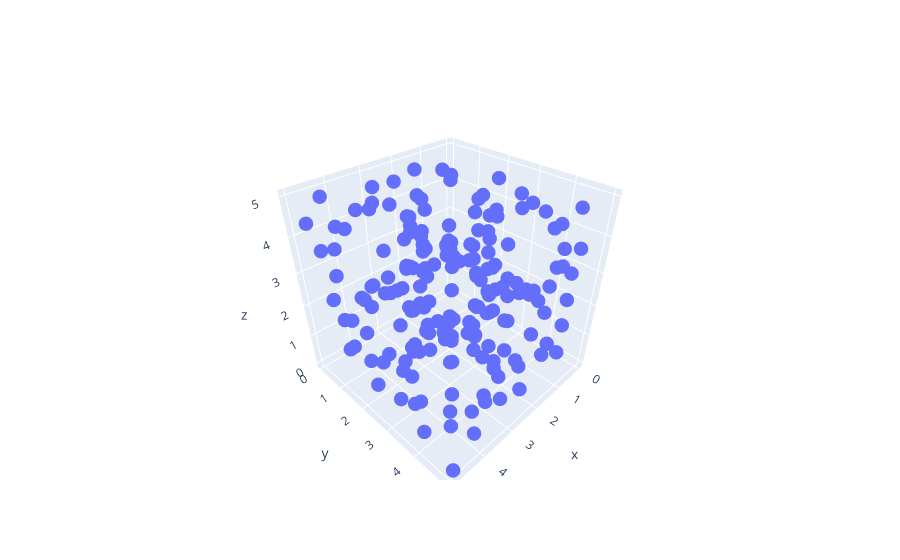

The notebook cell saved with this chart:
### Markdown cell above
### 2.1 Quench し、表示する。

### Code cell
from graphenestudio.quench import quench_particles
import plotly.graph_objects as go

r_quenched = quench_particles(r, cell, pot, dpot)
x_quenched = r_quenched @ cell


# mode='makers'を指定しないと点の間に線が引かれる
fig = go.Figure(
    data=[
        # go.Scatter3d(
        #     x=x[:, 0],
        #     y=x[:, 1],
        #     z=x[:, 2],
        #     mode="markers",
        #     marker=dict(
        #         size=6,
        #         # color=point_sum,
        #         colorscale="Viridis",
        #         # symbol=result_symbol
        #     ),
        # ),
        go.Scatter3d(
            x=x_quenched[:, 0],
            y=x_quenched[:, 1],
            z=x_quenched[:, 2],
            mode="markers",
            marker=dict(
                size=5,
                # color=point_sum,
                colorscale="Viridis",
                # symbol=result_symbol
            ),
        ),
    ]
)
fig.show()

### Figure 1 — Plotly figure (JSON) as saved in the notebook; plotly's stock layout.template omitted (floating-point values rounded to 4 significant figures; data arrays with more than 128 entries replaced by an {"elided": "..."} marker saying what was removed)
{"data": [{"marker": {"colorscale": [[0, "#440154"], [0.1111, "#482878"], [0.2222, "#3e4989"], [0.3333, "#31688e"], [0.4444, "#26828e"], [0.5556, "#1f9e89"], [0.6667, "#35b779"], [0.7778, "#6ece58"], [0.8889, "#b5de2b"], [1, "#fde725"]], "size": 5}, "mode": "markers", "type": "scatter3d", "x": {"elided": "192 float values"}, "y": {"elided": "192 float values"}, "z": {"elided": "192 float values"}}], "layout": {}}
